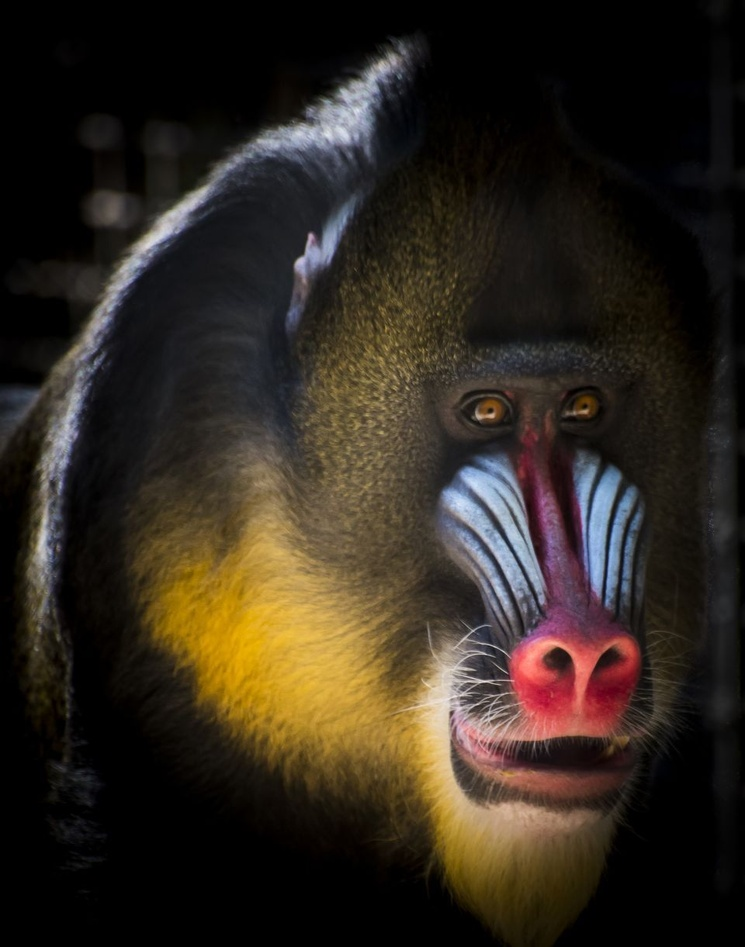
#> input picture Aufgabe1/Uebung01/monkey.jpg, 745 x 947 px, shrunk from 960 x 1221 before the run
$ python pillow.py
#> lines starting #> are read from the running program, lines starting #| are printed output that depends on the picture; long printed decimals are rounded
from datetime import datetime

import numpy as np
from PIL import Image


def readPic(path):
#> called with path = 'monkey.jpg'
    img = Image.open(path)
#> img is the input picture: PIL image 745x947 RGB; mean R, G, B 48.2, 40, 30.1
    return img


def showPic(img):
    img.show()


def printPicDetails(array, name):
#> called with name = 'monkey'
    print("Das Bild '" + name + "' hat insgesamt " + str(array.size/3) + " Bildpunkte (" + str(array.shape[0]) + " Pixel hoch, " + str(array.shape[1]) + " Pixel breit).")
#| Das Bild 'monkey' hat insgesamt 705515.0 Bildpunkte (947 Pixel hoch, 745 Pixel breit).
    print("Durchschnittliche Staerken der RGB-Kaenale (auf einer Skala von 0 - 255):")
    print("     Rot --> " + str(np.mean(array[:,:,0])))
#|      Rot --> 48.237
    print("     Gruen --> " + str(np.mean(array[:,:,1])))
#|      Gruen --> 39.962
    print("     Blau --> " + str(np.mean(array[:,:,2])))
#|      Blau --> 30.109
    print("Hoechstwerte der RGB-Kaenale (auf einer Skala von 0 - 255):")
    print("     Rot --> " + str(np.max(array[:,:,0])))
#|      Rot --> 255
    print("     Gruen --> " + str(np.max(array[:,:,1])))
#|      Gruen --> 232
    print("     Blau --> " + str(np.max(array[:,:,2])))
#|      Blau --> 251


def splitPicToRGB(array, name):
    # Arbeitskopien d. Original-Arrays fuer jeden Channel
#> called with name = 'monkey'
    red_array = np.copy(array)
    green_array = np.copy(array)
    blue_array = np.copy(array)
    # In jedem Array jeweils die Werte fuer R, G oder B nullen
    red_array[:, :, 1] = 0 #hier werden die Werte fuer x + y in der Dimension 1 (blau) genullt
    red_array[:, :, 2] = 0 #hier werden die Werte fuer x + y in der Dimension 2 (gruen) genullt
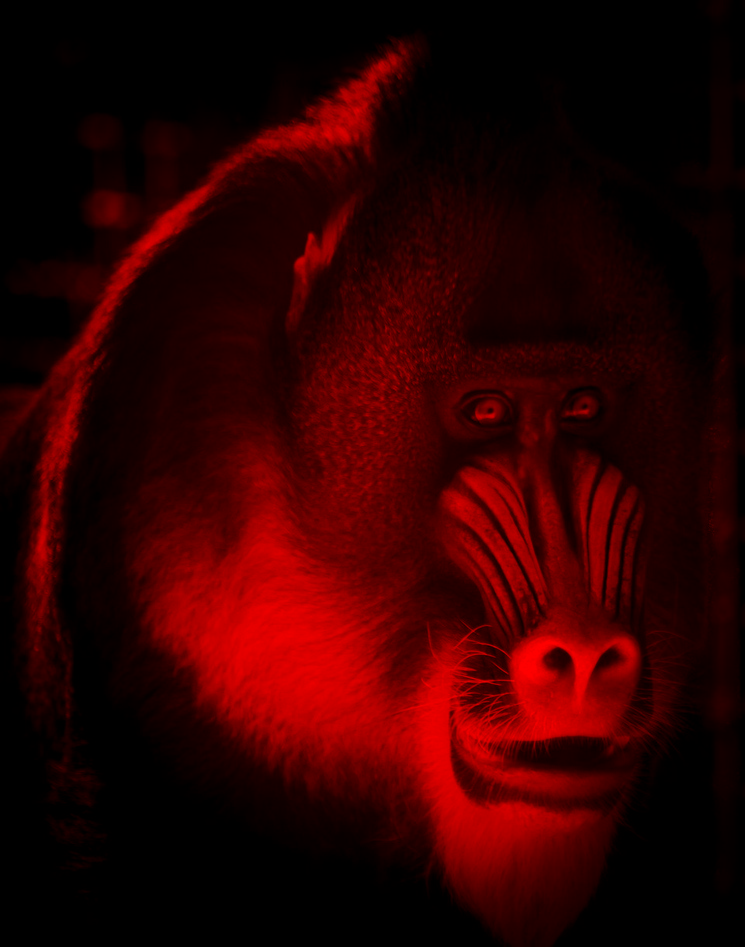
#> red_array: shape (947, 745, 3); mean R, G, B 48.2, 0, 0
    green_array[:, :, 0] = 0
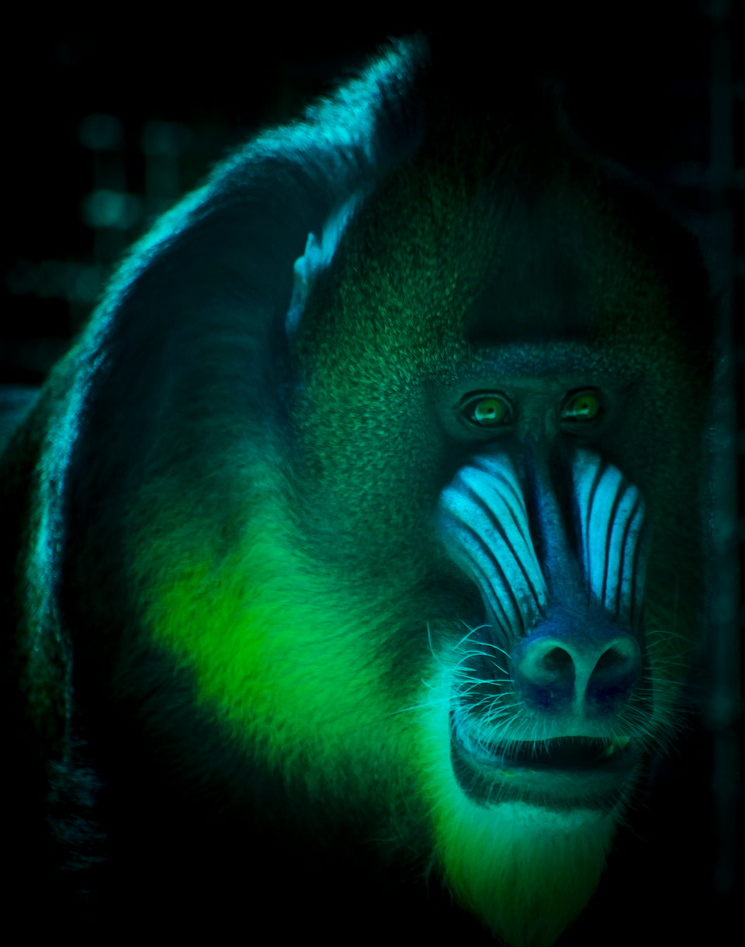
#> green_array: shape (947, 745, 3); mean R, G, B 0, 40, 30.1
    green_array[:, :, 2] = 0
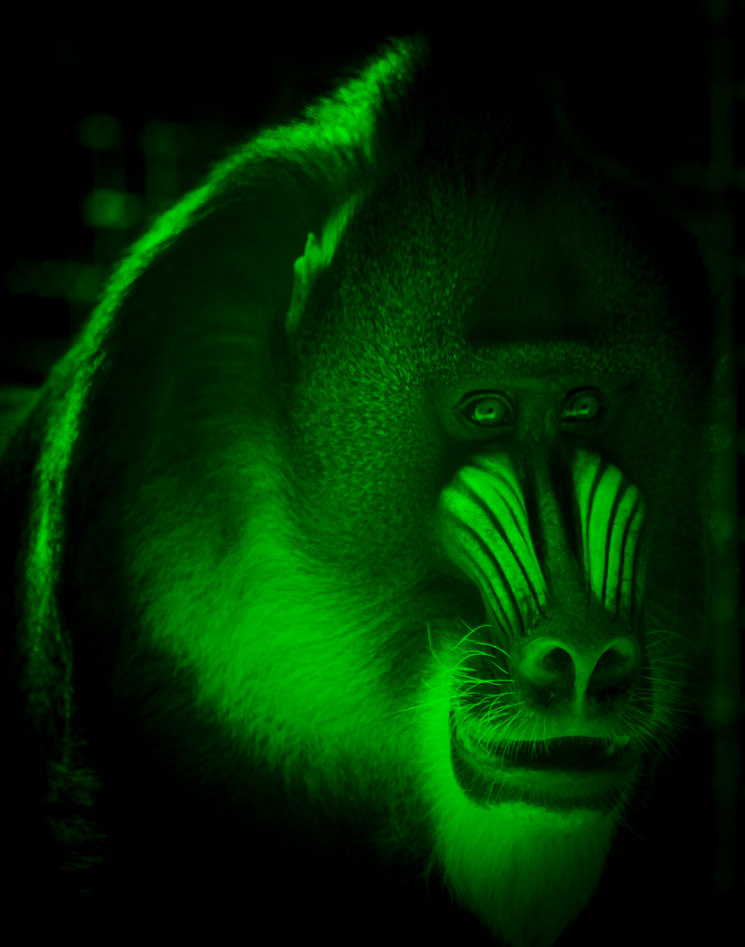
#> green_array: shape (947, 745, 3); mean R, G, B 0, 40, 0
    blue_array[:, :, 0] = 0
    blue_array[:, :, 1] = 0
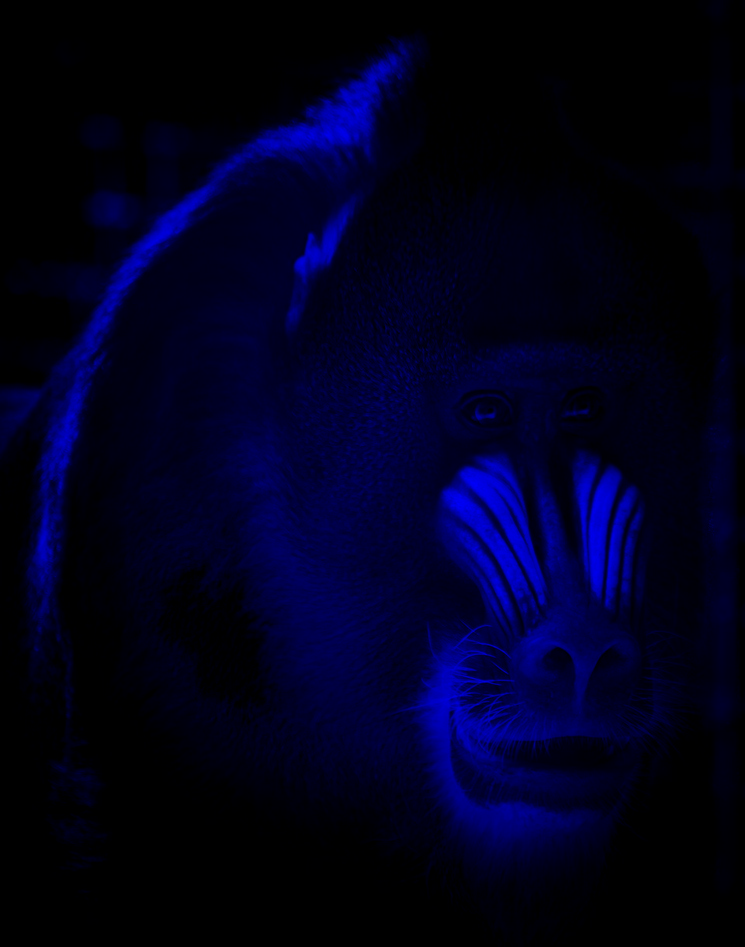
#> blue_array: shape (947, 745, 3); mean R, G, B 0, 0, 30.1
    # Image-Objekt aus NP-Arrays erzeugen
    img_red_channel = Image.fromarray(red_array, 'RGB')
    img_green_channel = Image.fromarray(green_array, 'RGB')
    img_blue_channel = Image.fromarray(blue_array, 'RGB')
    # Image-Objekte als Bilder speichern
    img_red_channel.save(name + '_red.png')
    img_green_channel.save(name + '_green.png')
    img_blue_channel.save(name + '_blue.png')


def mirrorPicHorizontal(array, name):
#> called with name = 'monkey'
    mirrored_array = np.copy(array)
    mirrored_array_1 = np.copy(array)

    #Spiegelung ganzer Zeilen
    start_time_method_1 = datetime.now()
    for index, val in np.ndenumerate(array):
        mirrored_array[index[0]] = array[-1 -index[0]]
#> this loop made 2116545 passes
#> index on passes 1 to 3: (0, 0, 0), (0, 0, 1), (0, 0, 2)
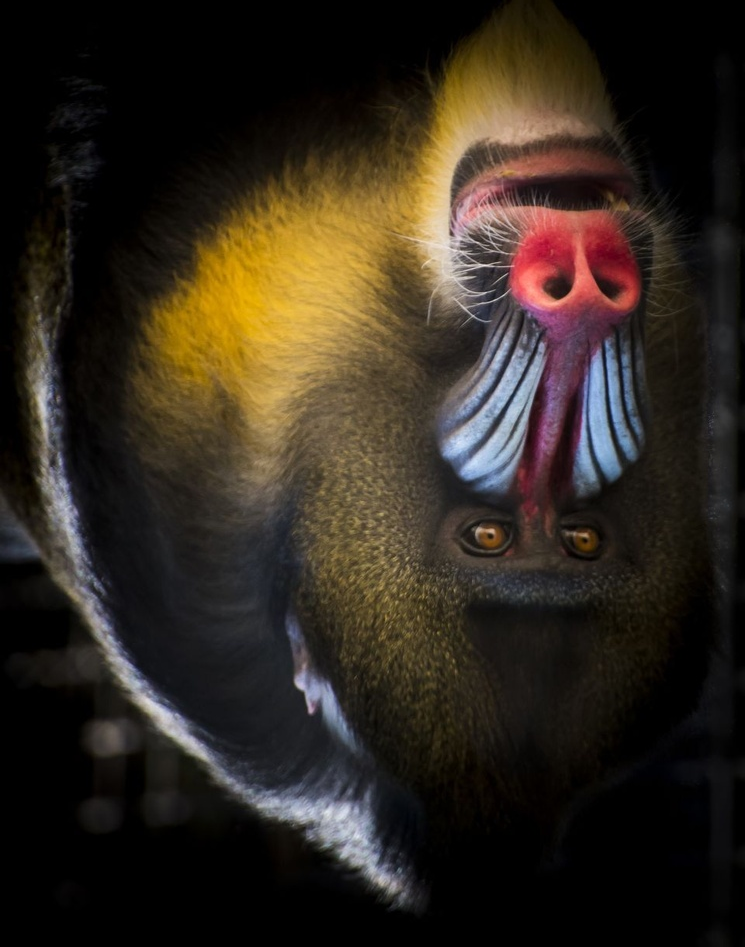
#> mirrored_array: shape (947, 745, 3); mean R, G, B 48.2, 40, 30.1
    duration_method_1 = datetime.now() - start_time_method_1

    #Spiegelung einzelner Bildpunkte
    start_time_method_2 = datetime.now()
    for index, val in np.ndenumerate(array):
        mirrored_array_1[int(array.shape[0])-(index[0]+1), index[1], index[2]] = val
    duration_method_2 = datetime.now() - start_time_method_2

    print('######runtime info#######')
    print('Horizontale Spiegelung ganzer Zeilen dauerte: ' + str(duration_method_1))
    print('Horizontale Spiegelung einzelner Bildpunkte dauerte: ' + str(duration_method_2))

    img_mirrored = Image.fromarray(mirrored_array_1, 'RGB')
    img_mirrored.save(name + '_horizontal.png')


def mirrorPicVertical(array, name):
#> called with name = 'monkey'
    mirrored_array = np.copy(array)
    mirrored_array_1 = np.copy(array)

    #Spiegelung ganzer Spalten
    start_time_method_1 = datetime.now()
    for index, val in np.ndenumerate(array):
        mirrored_array[index[0], index[1]] = array[index[0], -1 - index[1]]
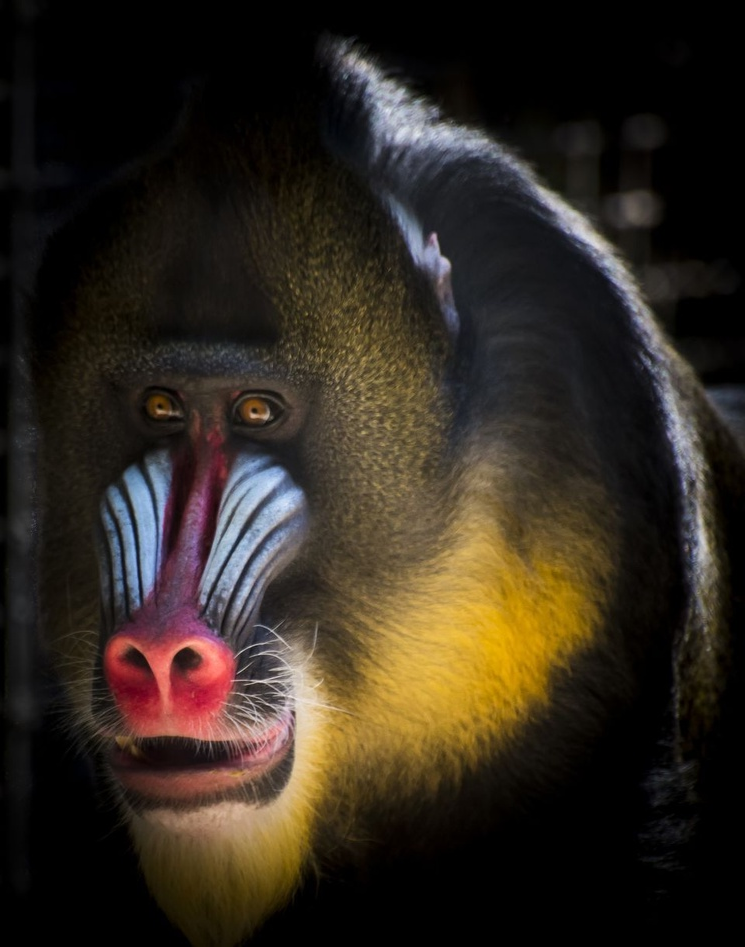
#> mirrored_array: shape (947, 745, 3); mean R, G, B 48.2, 40, 30.1
    duration_method_1 = datetime.now() - start_time_method_1

    #Spiegelung einzelner Bildpunkte
    start_time_method_2 = datetime.now()
    for index, val in np.ndenumerate(array):
        mirrored_array_1[index[0], int(array.shape[1])-(index[1]+1), index[2]] = val
    duration_method_2 = datetime.now() - start_time_method_2

    print('######runtime info#######')
    print('Vertikale Spiegelung ganzer Spalten dauerte: ' + str(duration_method_1))
    print('Vertikale Spiegelung einzelner Bildpunkte dauerte: ' + str(duration_method_2))

    img_mirrored = Image.fromarray(mirrored_array_1, 'RGB')
    img_mirrored.save(name + '_vertical.png')


def processPic(path):
    name, extension = path.split('.')
    img = readPic(path)
    img_np_array = np.array(img)
    printPicDetails(img_np_array, name)
    showPic(img)
    splitPicToRGB(img_np_array, name)
    img_red = readPic(name + '_red.png')
    showPic(img_red)
    img_green = readPic(name + '_green.png')
    showPic(img_green)
    img_blue = readPic(name + '_blue.png')
    showPic(img_blue)
    mirrorPicHorizontal(img_np_array, name)
    img_mirrored_horizontal = readPic(name + '_horizontal.png')
    showPic(img_mirrored_horizontal)
    mirrorPicVertical(img_np_array, name)
    img_mirrored_vertical = readPic(name + '_vertical.png')
    showPic(img_mirrored_vertical)


if __name__ == "__main__":
    processPic('monkey.jpg')
    #processPic('hidden.png')
    #processPic('wood.jpg')
    #processPic('sea_wall.jpg')
